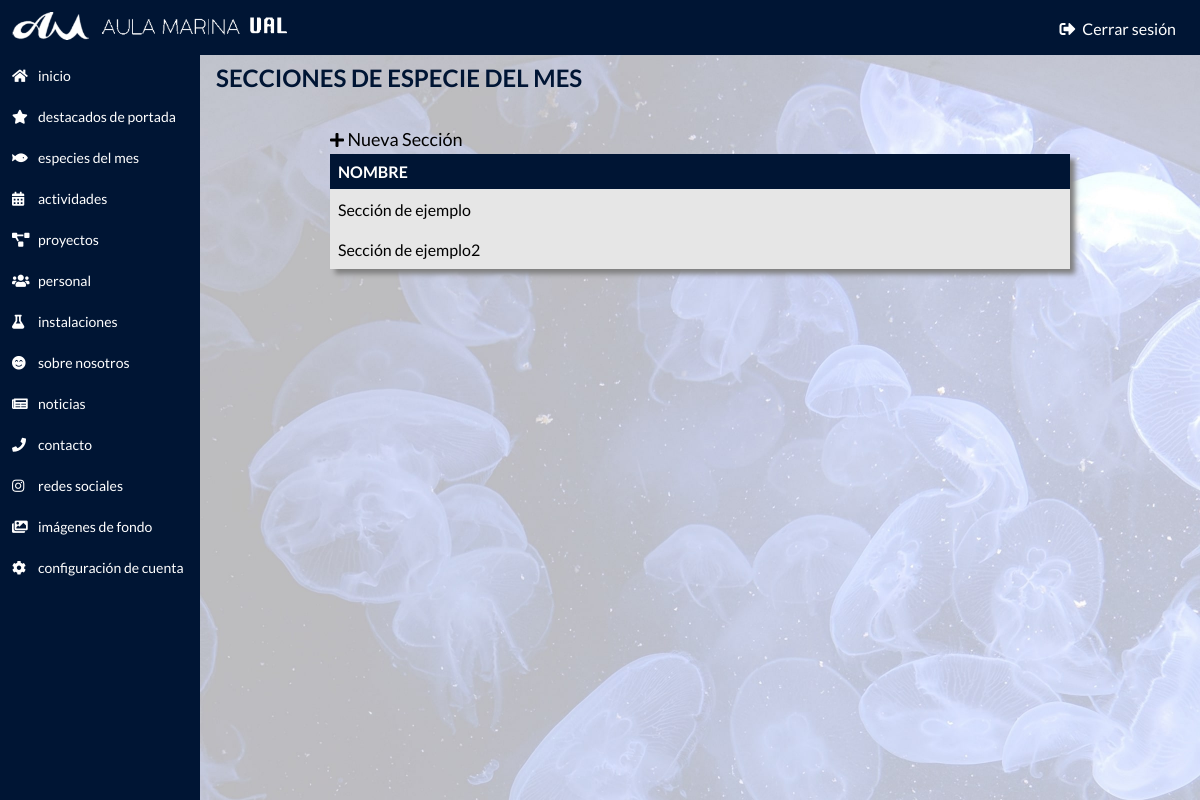
The app's page /9ku7d3cv/sections.php?project_id=2 (signed in) with its own data.
### tables this page shows
CREATE TABLE projects(
	id INT(11) PRIMARY KEY AUTO_INCREMENT,
	name VARCHAR(80),
    en_name VARCHAR(80),
    description TEXT,
    en_description TEXT,
    img VARCHAR(2083),
    bg VARCHAR(2083)
);

CREATE TABLE sections(
	id INT(11) PRIMARY KEY AUTO_INCREMENT,
    id_proj INT(11),
	title VARCHAR(80),
    en_title VARCHAR(80),
    description TEXT,
    en_description TEXT,
    img1 VARCHAR(2083),
    img2 VARCHAR(2083),
    img3 VARCHAR(2083),
    img4 VARCHAR(2083)
);

### php-functions/functions.php (called while the page is built, shortened)
<?php
$conn->query("SET NAMES 'utf8'");
function getProject($id, &$result)
{
    global $conn;
    $sql = "SELECT * FROM projects WHERE id='$id'";
    $rec = $conn->query($sql);
}
function getSectionsOfProject($idProj, &$result)
{
    global $conn;
    $sql = "SELECT * FROM sections WHERE id_proj='$idProj'";
    $rec = $conn->query($sql);
}

### 9ku7d3cv/sections.php (the view, shortened to what this page needs)
<?php
include_once '../db/connection.php';
include '../php-functions/functions.php';
getSectionsOfProject($_GET['project_id'], $sections);
getProject($_GET['project_id'], $project);
$idProj = $project->id;
?>
<!DOCTYPE html>
<html>
<head>
  <link rel="stylesheet" href="../css/admin.css">
  <link rel="stylesheet" href="https://use.fontawesome.com/releases/v5.5.0/css/all.css"
>
</head>
<body>
  <div class="wrapper-admin-bg"></div>
  <div class="wrapper-admin-inicio">
    <div class="wrapper-admin-top-side">
      <div class="top-nav">
        <div class="top-nav-content">
          <div class="top-nav-left">
            <a href="home.php">
              <img alt="Logo del Aula Marina" src="../res/aula-marina-logo2.png" />
            </a>
          </div>
          <div class="top-nav-right">
            <a href="logout.php"><i class="fas fa-sign-out-alt"></i> Cerrar sesión</a>
          </div>
        </div>
      </div>
    </div>
    <div class="left-nav">
      <a href="home.php"><i class="fas fa-home"></i><span>INICIO</span></a>
      <a href="featured.php"><i class="fas fa-star"></i><span>DESTACADOS DE PORTADA</span></a>
      <a href="species-of-the-month.php"><i class="fas fa-fish"></i><span>ESPECIES DEL MES</span></a>
      <a href="activities.php"><i class="fas fa-calendar-alt"></i><span>ACTIVIDADES</span></a>
      <a href="projects.php"><i class="fas fa-project-diagram"></i><span>PROYECTOS</span></a>
      <a href="people.php"><i class="fas fa-users"></i><span>PERSONAL</span></a>
      <a href="facilities.php"><i class="fas fa-flask"></i><span>INSTALACIONES</span></a>
      <a href="about-us.php"><i class="fas fa-smile-beam"></i><span>SOBRE NOSOTROS</span></a>
      <a href="news.php"><i class=" fas fa-newspaper"></i><span>NOTICIAS</span></a>
      <a href="contact.php"><i class="fas fa-phone"></i><span>CONTACTO</span></a>
      <a href="rrss.php"><i class="fab fa-instagram"></i><span>REDES SOCIALES</span></a>
      <a href="backgrounds.php"><i class="fas fa-images"></i><span>IMÁGENES DE FONDO</span></a>
      <a href="config.php"><i class="fas fa-cog"></i><span>CONFIGURACIÓN DE CUENTA</span></a>
    </div>
    <div class="wrapper-bot-side">
      <div class="content-admin">
        <span class="content-admin-title">SECCIONES DE <?php echo $project->name ?></span>
        <div class="admin-content">
          <div class="newTE" onclick="window.location='new-section.php?project_id=<?php echo $project->id?>'"><i class="fas fa-plus"></i><span> Nueva Sección</span></div>
          <table>
            <thead>
              <tr>
                <th>NOMBRE</th>
                <th style="width:32px;text-align:center;"></th>
              </tr>
            </thead>
            <tbody>
              <?php
              $len = count($sections);
              for ($i=0; $i < $len; $i++) {
                $idSect = $sections[$i]->id;
                $title  = $sections[$i]->title;
                echo "
                  <tr>
                      <td onclick='window.location=\"edit-section.php?id_proj=$idProj&id_sect=$idSect\"'>$title</td>
                      <td class='table-open' onclick='window.location=\"edit-section.php?id_proj=$idProj&id_sect=$idSect\"'><i class='fas fa-angle-right'></i></td>
                  </tr>
                ";
              }
              ?>
            </tbody>
          </table>
        </div>
      </div>
    </div>
  </div>
</body>
</html>

### css/admin.css (style rules this page uses)
* { padding: 0px; margin: 0px; }
html, body { width: 100%; height: 100%; font-family: 'Lato', sans-serif; }
.wrapper-admin-bg { width: 100%; height: 100%; position: fixed; background-image: url("../res/min/admin.jpg"); background-size: cover; background-repeat: no-repeat; background-attachment: fixed; }
.wrapper-admin-inicio { height: 100%; -webkit-transition: all 1s; transition: all 1s; }
.top-nav { display: block; position: fixed; top: 0; width: 100%; background-color: #001534; z-index: 3; }
.top-nav-content { display: flex; justify-content: space-between; align-items: center; }
.top-nav-left img { padding: 12px; height: 28px; }
.top-nav-right a { vertical-align: middle; margin-right: 16px; padding: 8px; color: white; text-decoration: none; -webkit-transition: all 0.4s; transition: all 0.4s; }
.top-nav-right a i { margin-right: 4px; }
.wrapper-bot-side { position: absolute; width: 100%; height: 100%; }
.left-nav { background-color: #001534; width: 200px; position: fixed; top: 47px; bottom: 0; padding-top: 8px; z-index: 2; }
.left-nav a { display: flex; align-items: center; padding: 12px; font-size: 14px; color: white; text-decoration: none; -webkit-transition: all 0.2s; transition: all 0.2s; text-transform: lowercase; }
.left-nav i { width: 18px; margin-right: 8px; font-size: 14px; }
.content-admin { display: block; margin: 16px; margin-left: 216px; margin-top: 63px; }
.content-admin-title { display: block; color: #001534; font-weight: bold; font-size: 24px; margin-bottom: 32px; text-transform: uppercase; }
.admin-content { height: 100%; width: 740px; margin: 0 auto; }
.newTE { display: inline-block; padding: 4px 0px; -webkit-transition: all 0.2s; transition: all 0.2s; }
.newTE span { font-size: 18px; }
table { width: 100%; border-collapse: collapse; box-shadow: 5px 5px 5px grey; -webkit-transition: all 0.2s; transition: all 0.2s; }
table th, table td { text-align: left; padding: 8px; }
table th { background-color: #001534; color: white; }
table tbody tr { background-color: #e6e6e6; cursor: pointer; }

### records on screen
projects: name "ESPECIE DEL MES"
sections: title "Sección de ejemplo"
sections: title "Sección de ejemplo2"
